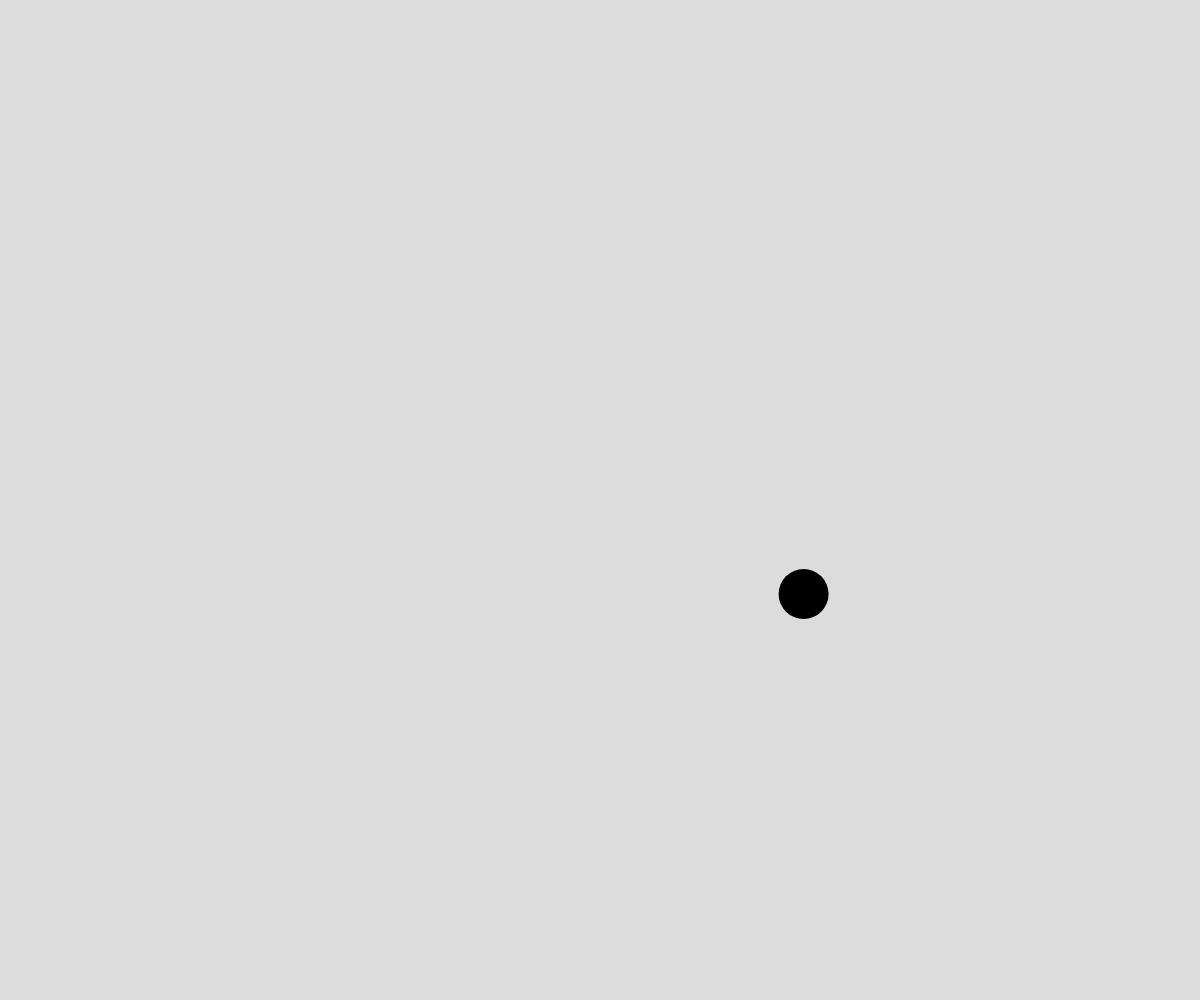
Frame 1 (no input)
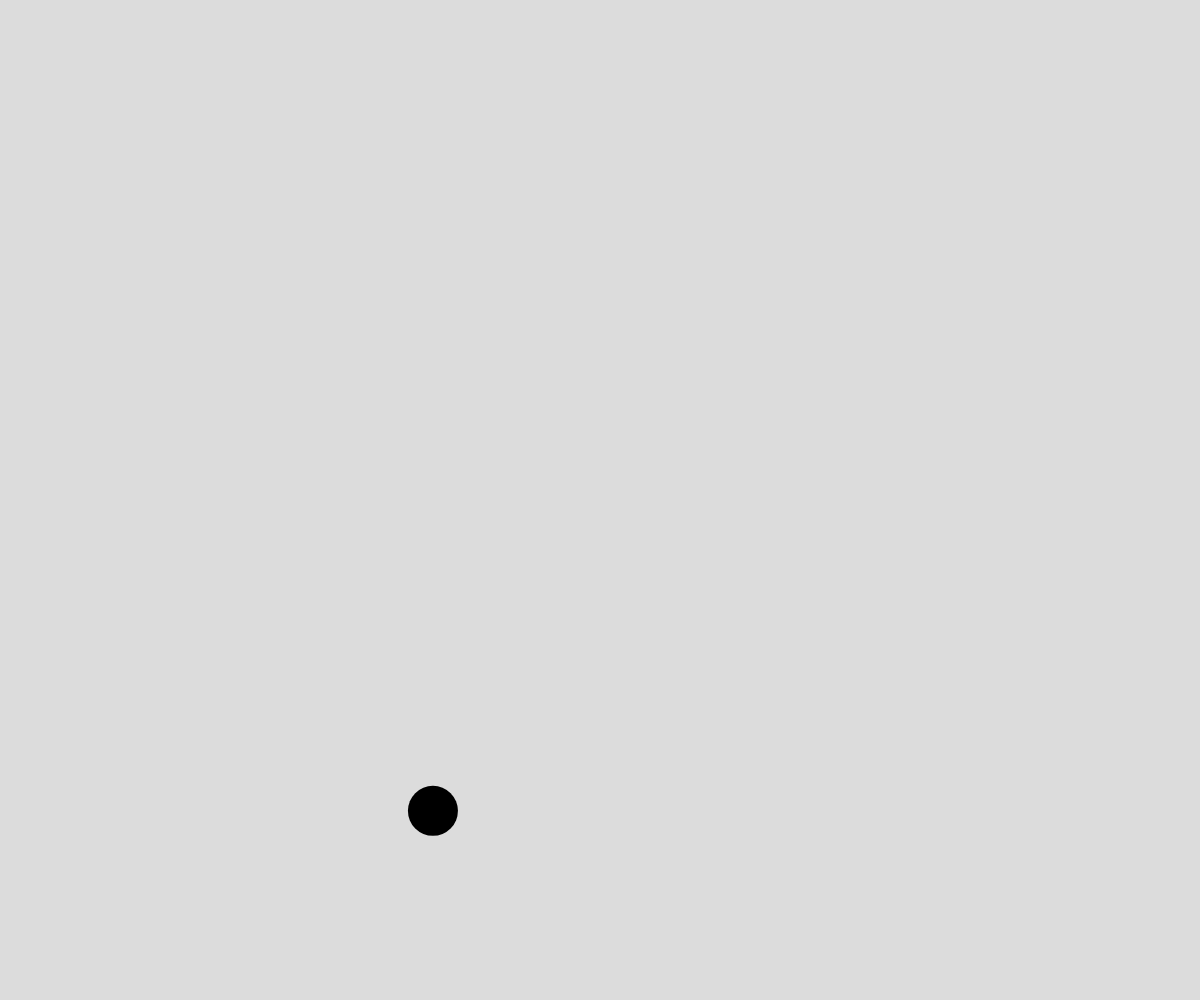
Frame 60 (no input)
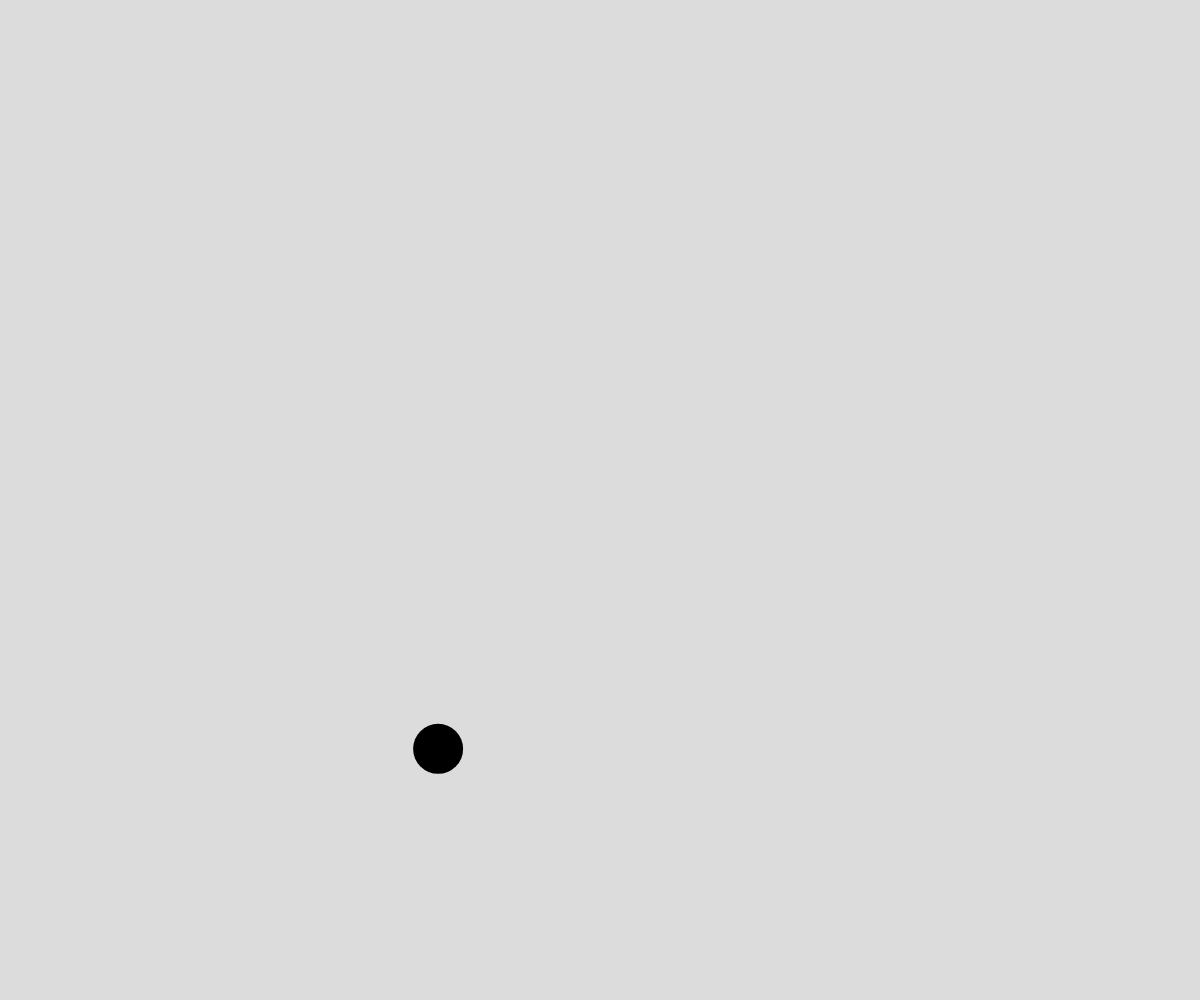
Frame 120 (the mouse pressed at the canvas centre since frame 60)

The p5.js sketch that drew these frames (run headless with seeded random() and noise() and a simulated clock; from frame 60 on, the mouse is pressed at the canvas centre):

// p5.js sketch
// ── sketch.js
// Perlin Noise Demo
// Tyler Hiebert
// March 17/26

let time = 0;

function setup() {
  createCanvas(windowWidth, windowHeight);
  noStroke();
}

function draw() {
  background(220);

  fill("black");

  let x = noise(time) * width;
  let y = noise(time + 1000) * height;
  circle(x, y, 50);

  time += 0.01;
}
